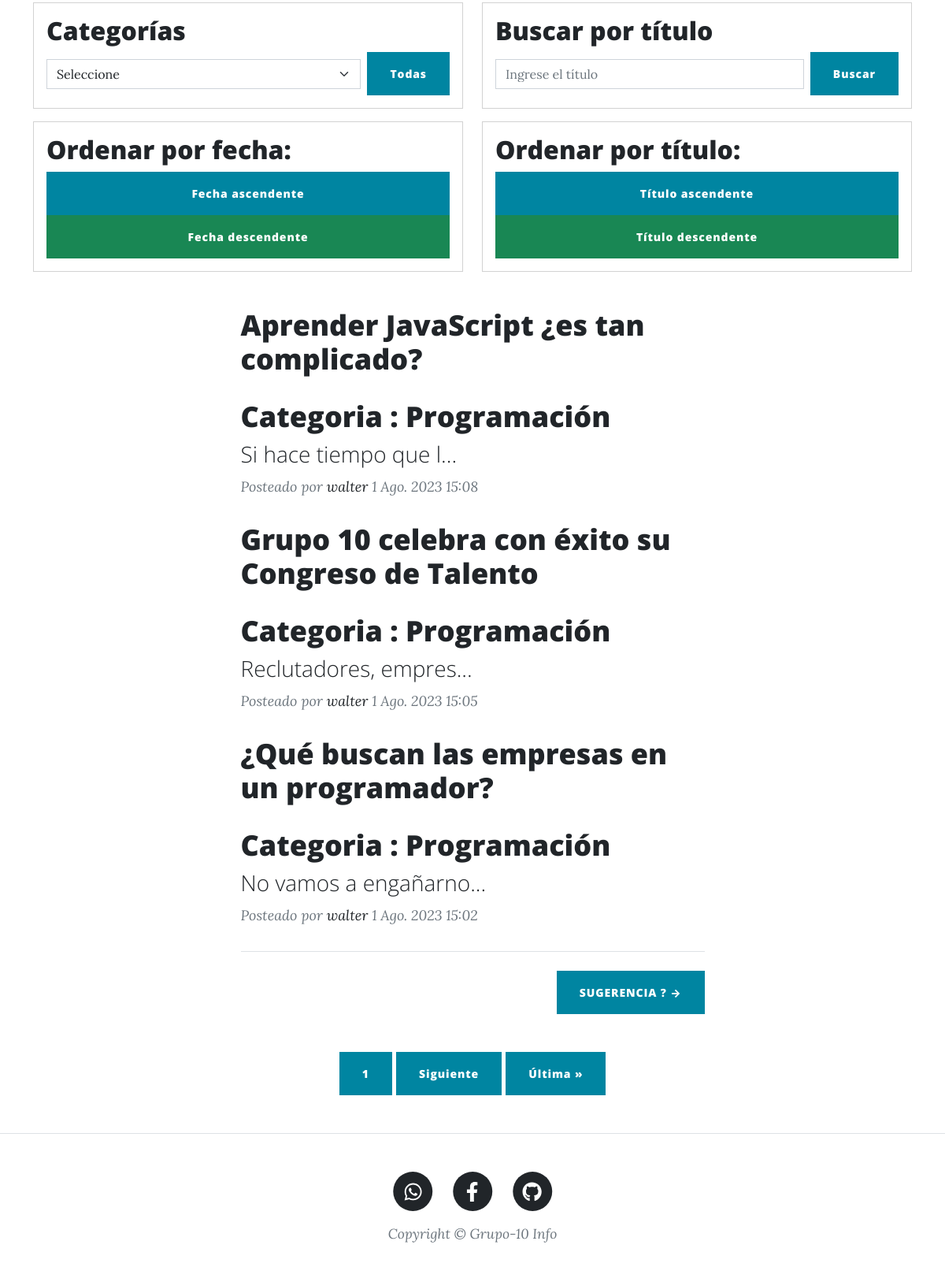
/blogpost/ (lower part), run on an earlier commit of the app's database.
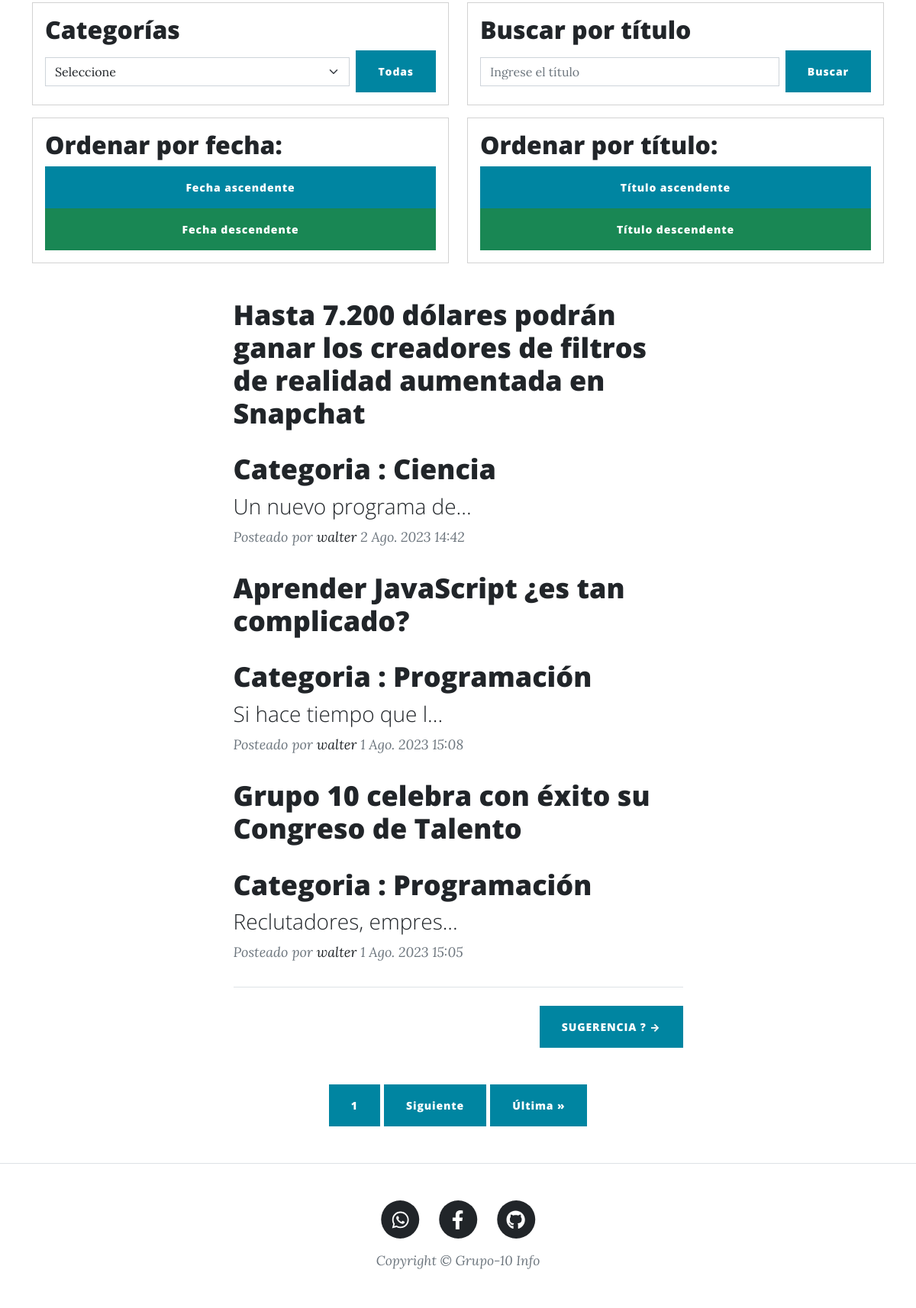
And on a later commit of the database.
### apps/blogpost/models.py (models this page shows, shortened)
class Post(models.Model):
    titulo = models.CharField(max_length=255)
    subtituloGenral = models.CharField(max_length=255, null=True)
    autor = models.ForeignKey(settings.AUTH_USER_MODEL, on_delete=models.CASCADE)
    cuerpo=models.TextField()
    slug = models.SlugField()
    fechaCreado= models.DateTimeField(auto_now_add=True, null=True)
    titulo2 = models.CharField(max_length=255, null=True)
    subtituloGenral2 = models.CharField(max_length=255, null=True)
    cuerpo2 = models.TextField( null=True)
    imagen1 = models.ImageField(upload_to='blogpost/', null=True)
    imagen2 = models.ImageField(upload_to='blogpost/', null=True)
    pieDeFoto = models.CharField(max_length=255,null=True)
    pieDePosteo=models.TextField(null=True)
    categoria = models.ForeignKey(Categoria, on_delete=models.CASCADE)

class Categoria(models.Model):
    nombre = models.CharField(max_length=100)

### apps/usuarios/models.py (models this page shows)
class Usuario(AbstractUser):
    PERFIL_CHOICES = (
        ('visitante', 'Visitante'),
        ('miembro', 'Miembro'),
        ('colaborador', 'Colaborador'),
    )
    imagen = models.ImageField(upload_to='usuarios/', null=True, blank=True)
    facebook = models.CharField(max_length=100, null=True, blank=True)
    whatsapp = models.CharField(max_length=100, null=True, blank=True)
    instagram = models.CharField(max_length=100, null=True, blank=True)
    perfil = models.CharField(max_length=12, choices=PERFIL_CHOICES, default='visitante')
    def __str__(self):
        return self.username

### apps/blogpost/views.py (the view)
# urls.py: path('',views.inicio,name='inicio'),
def inicio(request):
    contexto = {}
    id_categoria = request.GET.get('categoria_id')
    titulo_busqueda = request.GET.get('busqueda_titulo')
    cantidadPorPagina = 3
    post= Post.objects.all()
    print('id_categoria:', id_categoria)
    print('titulo_busqueda:', titulo_busqueda)
    post = post.order_by('-fechaCreado')
    if id_categoria:
        post = post.filter(categoria=id_categoria)
    if titulo_busqueda:
        post = post.filter(titulo__icontains=titulo_busqueda)
    fecha_orden = request.GET.get('fecha_orden')
    if fecha_orden == 'asc':
        post = post.order_by('fechaCreado')
    elif fecha_orden == 'desc':
        post = post.order_by('-fechaCreado')
    titulo_orden = request.GET.get('titulo_orden')
    if titulo_orden == 'asc':
        post = post.order_by('titulo')
    elif titulo_orden == 'desc':
        post = post.order_by('-titulo')
    paginator = Paginator(post, cantidadPorPagina)
    page_number = request.GET.get('page')
    post_paginadas = paginator.get_page(page_number)
    contexto['posteos'] = post_paginadas
    categorias = Categoria.objects.all().order_by('nombre')
    contexto['categorias'] = categorias
    return render(request, 'blogpost/inicio.html', contexto)

### blog/contexto_processo.py (called while the page is built)
def logged_in_user(request):
    return {'logged_in_user': request.user}

### templates/blogpost/inicio.html (shortened to what this page needs)
{%extends 'base2.html' %}
{% load static %}
 {% block contenido %}
 <div class="container">
  <div class="row justify-content-center">
    <div class="col-md-6">
      <div class="card p-3 mb-3">
        <h2>Categorías</h2>
        <form action="{% url 'blogpost:inicio' %}" method="get" class="d-flex align-items-center">
          <select name="categoria_id" class="form-select" id="select-categoria">
            <option value="">Seleccione</option>
          </select>
          <button type="submit" class="btn btn-primary ms-2">Todas</button>
        </form>
      </div>
    </div>
    <div class="col-md-6 mt-3 mt-md-0">
      <div class="card p-3 mb-3">
        <h2>Buscar por título</h2>
        <form action="{% url 'blogpost:inicio' %}" method="get" class="d-flex align-items-center">
          <input type="text" name="busqueda_titulo" class="form-control me-2" placeholder="Ingrese el título">
          <button type="submit" class="btn btn-primary">Buscar</button>
        </form>
      </div>
    </div>
  </div>
</div>
<div class="container">
  <div class="row">
    <div class="col-6">
      <div class="card p-3 mb-3">
        <h2>Ordenar por fecha:</h2>
        <a href="?fecha_orden=asc" class="btn btn-primary">Fecha ascendente</a>
        <a href="?fecha_orden=desc" class="btn btn-success">Fecha descendente</a>
      </div>
    </div>
    <div class="col-6">
      <div class="card p-3 mb-3">
        <h2>Ordenar por título:</h2>
        <a href="?titulo_orden=asc" class="btn btn-primary">Título ascendente</a>
        <a href="?titulo_orden=desc" class="btn btn-success">Título descendente</a>
      </div>
    </div>
  </div>
</div>
   <div class="container px-4 px-lg-5">
    <div class="row gx-4 gx-lg-5 justify-content-center">
        <div class="col-md-10 col-lg-8 col-xl-7">
            {% for cadaPost in posteos %}
            <div class="post-preview">
                <a href="{% url 'blogpost:detalle' cadaPost.id %}">
                    <h2 class="post-title">{{cadaPost.titulo}}</h2>
                    <h2 class="post-title">Categoria : {{cadaPost.categoria.nombre}}</h2>
                    <h3 class="post-subtitle">{{cadaPost.cuerpo |slice:"20" }}...</h3>
                </a>
                <p class="post-meta">
                    Posteado por
                    <a href="#!">{{cadaPost.autor}}</a>
                    {{cadaPost.fechaCreado}}
                </p>
            </div>
            {% endfor %}
            <hr class="my-4" />
            <div class="d-flex justify-content-end mb-4"><a class="btn btn-primary text-uppercase" href="{% url  'contactos:contacto' %}">Sugerencia ?  →</a></div>
        </div>
    </div>
</div>
{% if posteos.has_other_pages %}
  <div class="pagination-container text-center p-4 mb-4">
    <span class="current-page btn btn-primary">{{ posteos.number }}</span>
    {% if posteos.has_next %}
      <a href="?{{ request.GET.urlencode }}&page={{ posteos.next_page_number }}" class="btn btn-primary">Siguiente</a>
      <a href="?{{ request.GET.urlencode }}&page={{ posteos.paginator.num_pages }}" class="btn btn-primary">Última &raquo;</a>
    {% endif %}
  </div>
{% endif %}
{% endblock contenido %}

What changed in the data, as far as the page shows it:
no longer on this page (row unchanged): Post: titulo "¿Qué buscan las empresas en un programador?", categoria.nombre "Programación", cuerpo "No vamos a engañarno", autor "walter", fechaCreado "1 Ago. 2023 15:02"
added Post: titulo "Hasta 7.200 dólares podrán ganar los creadores de filtros de realidad aumentada en Snapchat", categoria.nombre "Ciencia", cuerpo "Un nuevo programa de", autor "walter", fechaCreado "2 Ago. 2023 14:42"
